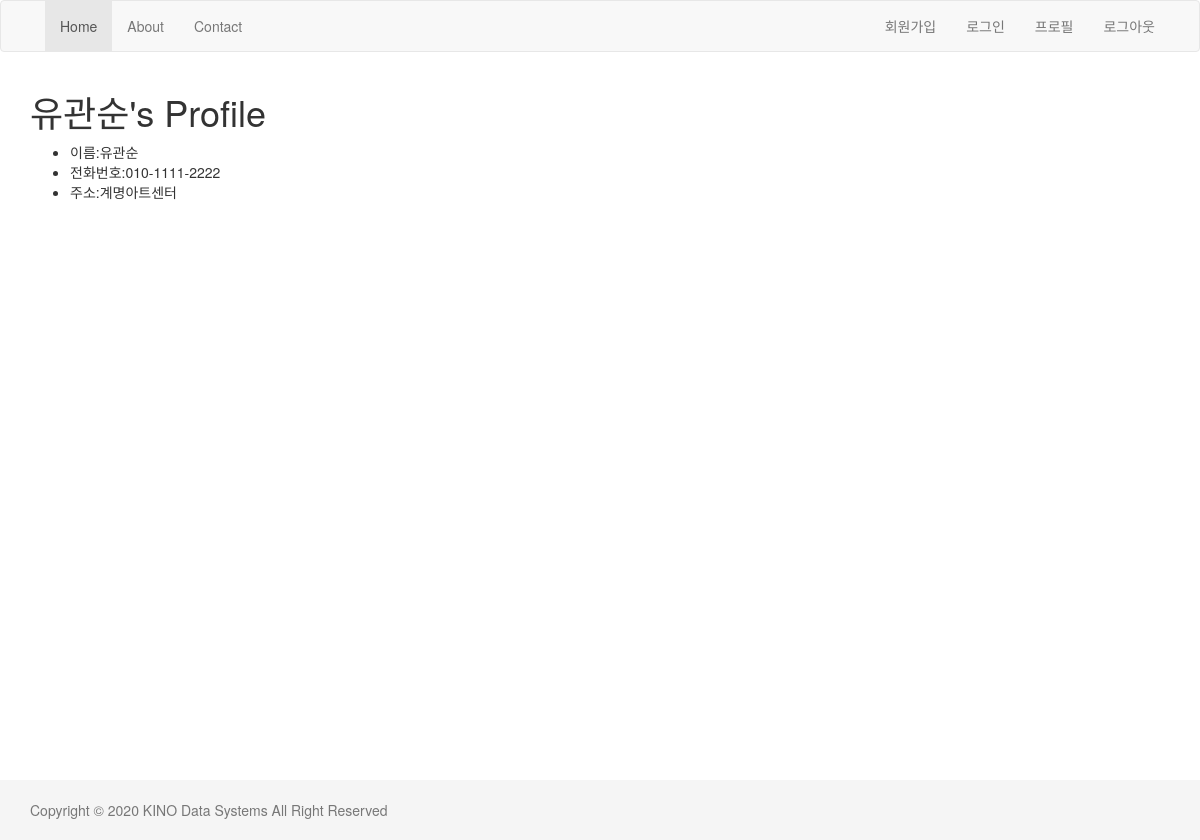
The app's page /blog/profile/ with its own data.
### blog/models.py (models this page shows)
class User(models.Model):
    name = models.CharField(max_length=50)
    def __str__(self):
        return self.name

class Profile(models.Model):
    user = models.OneToOneField(User, on_delete=models.CASCADE)
    phone_number = models.CharField(max_length=20)
    address = models.CharField(max_length=50)

### blog/views.py (the view)
# urls.py: path('profile/', views.profile),
def profile(request):
    user = User.objects.first()
    return render(request, 'blog/profile.html', {'user':user})

### blog/templates/blog/profile.html (shortened to what this page needs)
{% extends "layout.html" %}
{% block content %}
    <h1>{{user}}'s Profile</h1>
    <ul>
        <li>이름:{{user.name}}</li>
        <li>전화번호:{{user.profile.phone_number}}</li>
        <li>주소:{{user.profile.address}}</li>
    </ul>
{% endblock %}

### templates/layout.html (style rules this page uses)
html { position: relative; min-height: 100% }
body { margin-bottom: 60px }

### records on screen
User: name "유관순", profile.phone_number "010-1111-2222", profile.address "계명아트센터"
